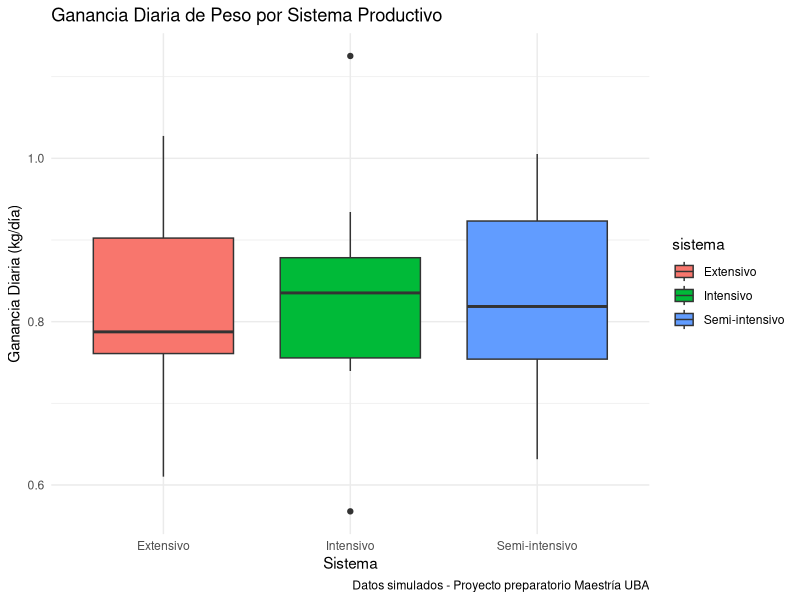
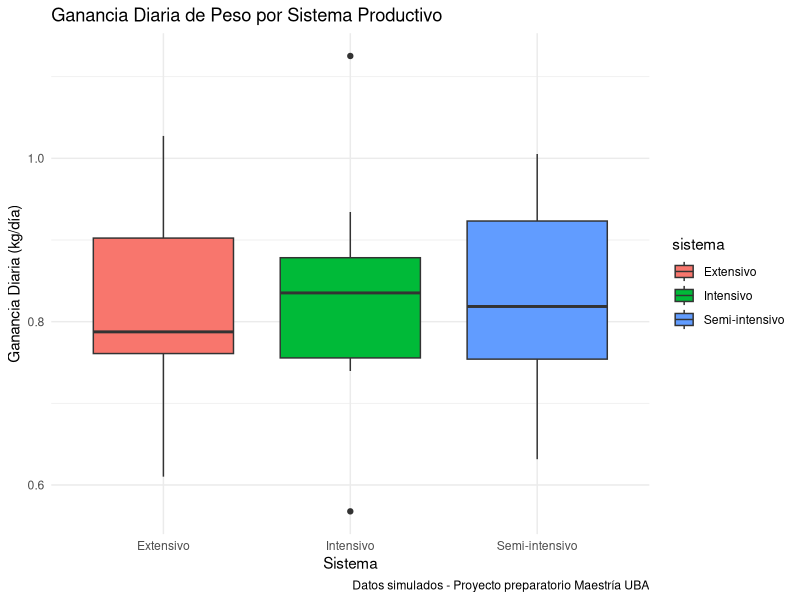

Source code (R) for these figures, in order:
# ============================================================================
# Análisis Exploratorio - Sistemas Ganaderos
# Autor: [Tu Nombre]
# Fecha: 2025-01-XX
# ============================================================================

# Cargar librerías
library(tidyverse)

# Crear datos de prueba
set.seed(123)

datos_prueba <- tibble(
  establecimiento = paste0("Campo_", 1:30),
  carga_animal = rnorm(30, mean = 1.2, sd = 0.3),
  ganancia_diaria = rnorm(30, mean = 0.8, sd = 0.15),
  eficiencia_conversion = rnorm(30, mean = 7.5, sd = 1.2),
  sistema = sample(c("Intensivo", "Semi-intensivo", "Extensivo"), 30, replace = TRUE)
)

# Ver datos
print(datos_prueba)
summary(datos_prueba)

# Estadísticas por grupo
datos_prueba %>%
  group_by(sistema) %>%
  summarise(
    n = n(),
    carga_promedio = mean(carga_animal),
    ganancia_promedio = mean(ganancia_diaria),
    sd_ganancia = sd(ganancia_diaria)
  )

# Visualización
ggplot(datos_prueba, aes(x = sistema, y = ganancia_diaria, fill = sistema)) +
  geom_boxplot() +
  labs(
    title = "Ganancia Diaria de Peso por Sistema Productivo",
    x = "Sistema",
    y = "Ganancia Diaria (kg/día)",
    caption = "Datos simulados - Proyecto preparatorio Maestría UBA"
  ) +
  theme_minimal()

# Guardar gráfico
ggsave("outputs/boxplot_ganancia_sistemas.png", width = 8, height = 6)

# Regresión simple
modelo <- lm(ganancia_diaria ~ carga_animal + sistema, data = datos_prueba)
summary(modelo)
